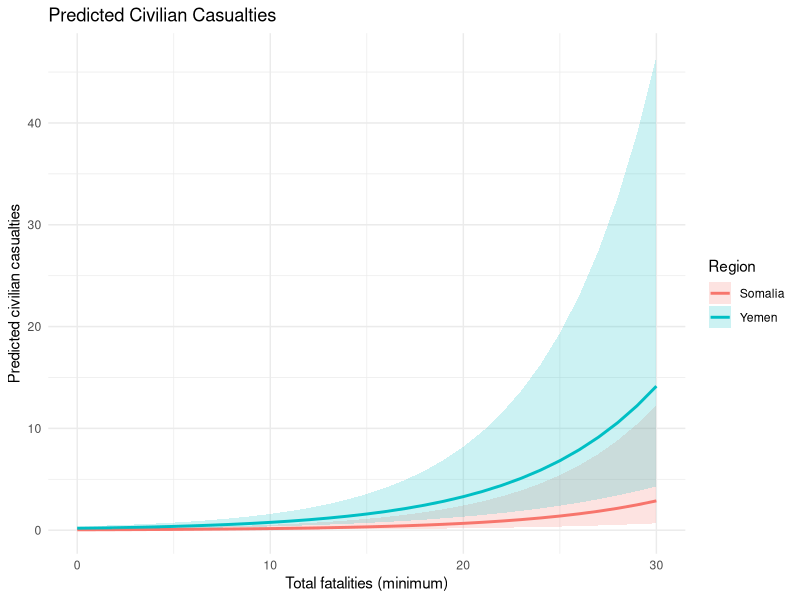
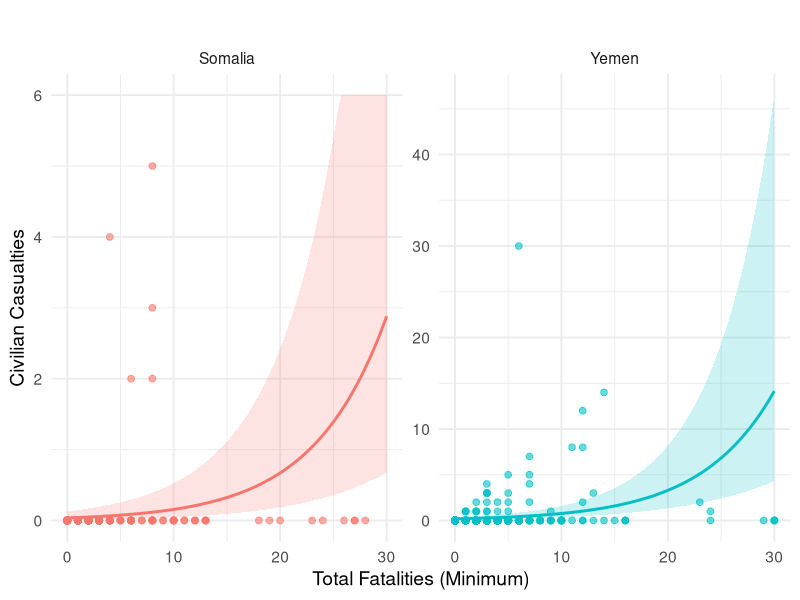
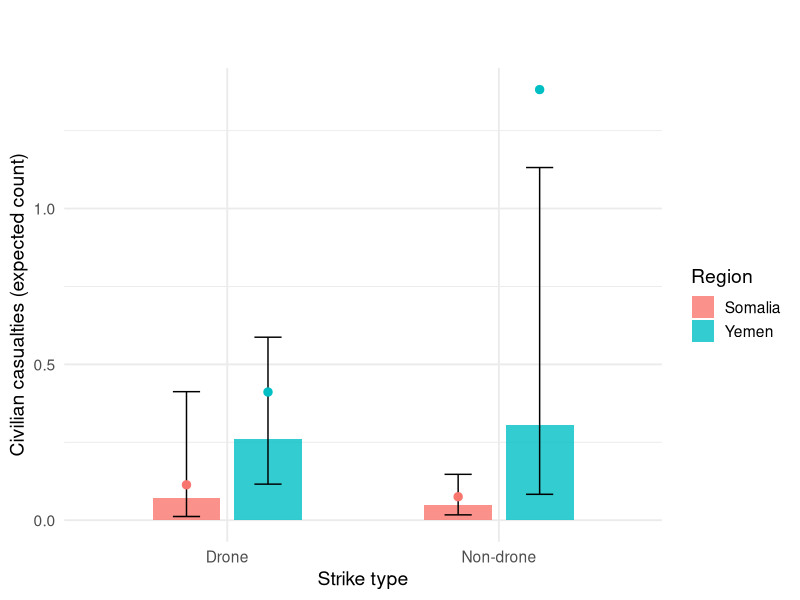
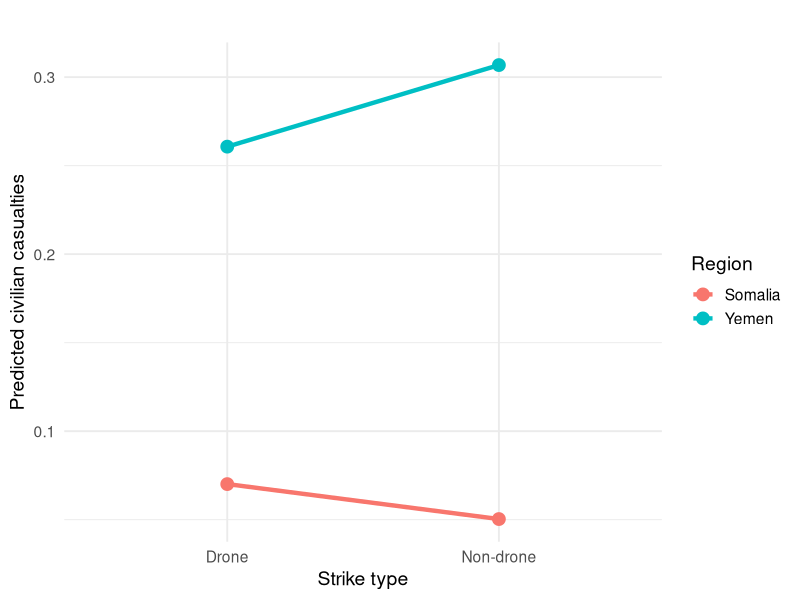
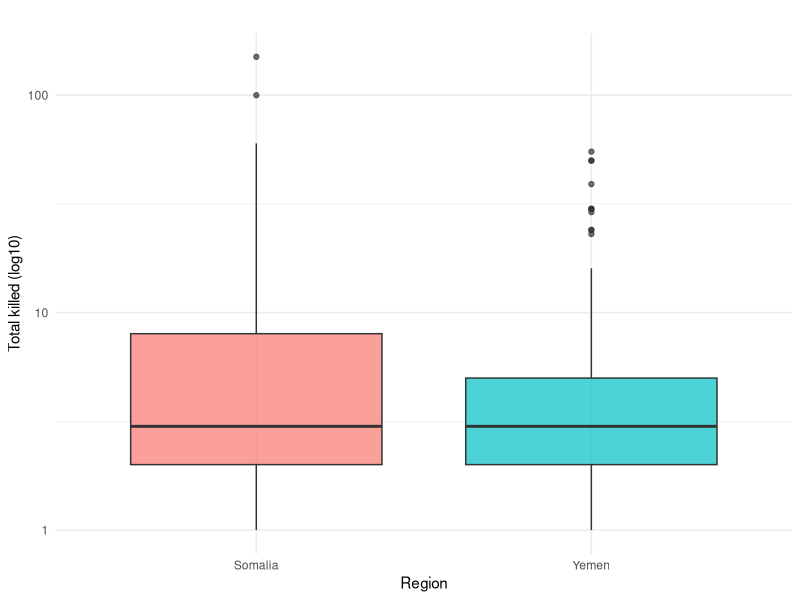
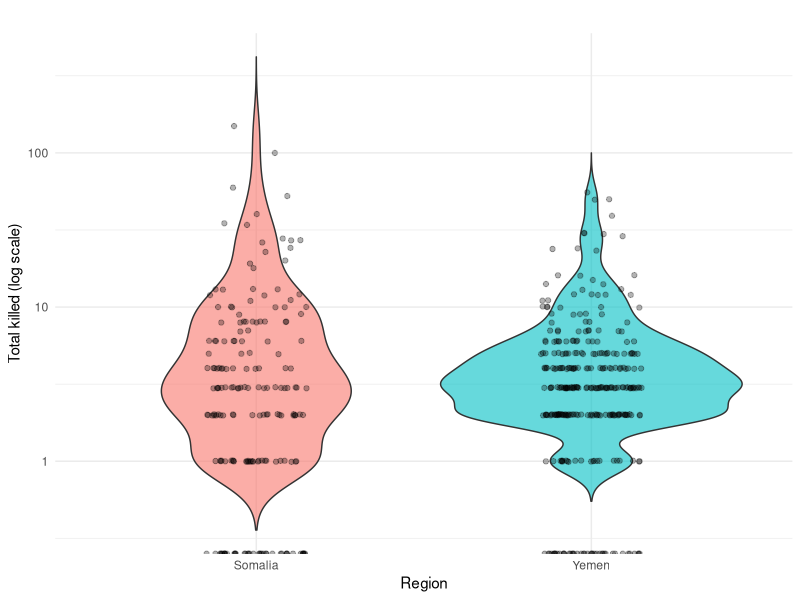
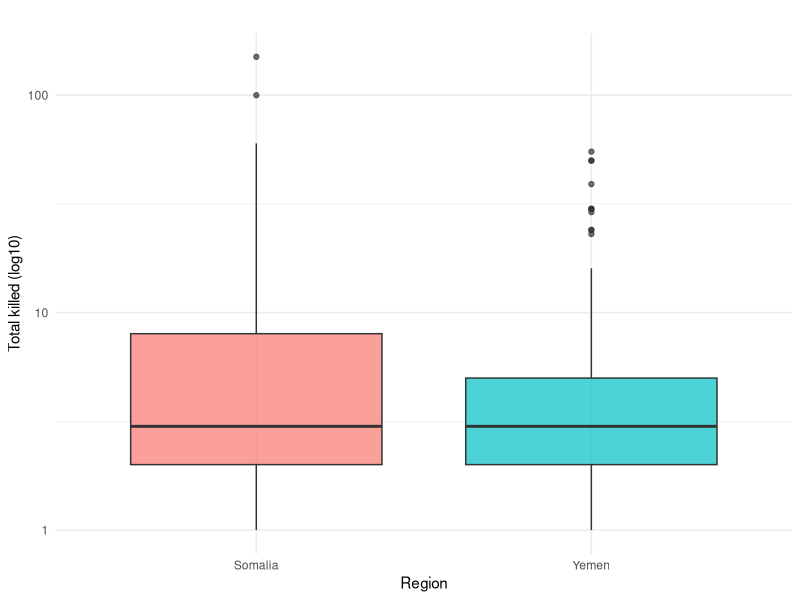

Recreate these plots in R, in order.
## ---- chunk 1
#| echo: false
#| message: false
#| warning: false
#| error: false



library(readxl)
library(dplyr)
library(stringr)
library(MASS)
library(broom)

###############################################
## 1. Read in Somalia & Yemen data
###############################################


somalia_raw <- read_excel("us-strikes-in-somalia-2007-to-present.xlsx",
                          sheet = "All US actions")

yemen_raw   <- read_excel("us-strikes-in-yemen-2002-to-present (2).xlsx",
                          sheet = "All US actions")

###############################################
## 2. Clean & harmonize variables
###############################################

## 2.1 Somalia
somalia <- somalia_raw %>%
  transmute(
    region        = "Somalia",
    date          = as.Date(Date),
    location      = Location,
    
    # Drone indicator
    drone         = if_else(`Drone strike` == 1, 1L, 0L),
    
    # US confirmed vs possible
    us_confirmed  = if_else(`Confirmed/\npossible US strike` == "Confirmed", 1L, 0L),
    
    # Strike counts
    min_strikes   = as.numeric(`Minimum strikes`),
    max_strikes   = as.numeric(`Maximum strikes`),
    
    # Casualty counts
    min_killed        = as.numeric(`Minimum people killed`),
    max_killed        = as.numeric(`Maximum people killed`),
    min_civilians     = as.numeric(`Minimum civilians killed`),
    max_civilians     = as.numeric(`Maximum civilians killed`),
    
    min_children      = as.numeric(`Minimum children killed`),
    max_children      = as.numeric(`Maximum children killed`),
    
    min_injured       = as.numeric(`Minimum people injured`),
    max_injured       = as.numeric(`Maximum people injured`)
  )

## 2.2 Yemen
yemen <- yemen_raw %>%
  transmute(
    region        = "Yemen",
    date          = as.Date(Date),
    location      = Location,
    
    drone         = if_else(`Drone strike` == 1, 1L, 0L),
    
    us_confirmed  = if_else(`Confirmed/\npossible US attack?` == "Confirmed", 1L, 0L),
    
    min_strikes   = as.numeric(`Minimum number of strikes`),
    max_strikes   = as.numeric(`Maximum number of strikes`),
    
    min_killed        = as.numeric(`Minimum people killed`),
    max_killed        = as.numeric(`Maximum people killed`),
    min_civilians     = as.numeric(`Minimum civilians reported killed`),
    max_civilians     = as.numeric(`Maximum civilians reported killed`),
    
    min_children      = as.numeric(`Minimum children reported killed`),
    max_children      = as.numeric(`Maximum children reported killed`),
    
    min_injured       = as.numeric(`Minimum people injured`),
    max_injured       = as.numeric(`Maximum people injured`)
  )

###############################################
## 3. Combine datasets and construct analysis variables
###############################################

combined <- bind_rows(somalia, yemen) %>%
  mutate(
    # Make sure region is a factor and pick the reference category
    region = factor(region, levels = c("Somalia", "Yemen")),
    
    # Basic sanity for strikes & casualties
    min_strikes = if_else(is.na(min_strikes), 0, min_strikes),
    max_strikes = if_else(is.na(max_strikes), min_strikes, max_strikes),
    
    min_killed  = if_else(is.na(min_killed), 0, min_killed),
    max_killed  = if_else(is.na(max_killed), min_killed, max_killed),
    
    min_civilians = if_else(is.na(min_civilians), 0, min_civilians),
    max_civilians = if_else(is.na(max_civilians), min_civilians, max_civilians),
    
    ########################################
    ## Main variables for your hypotheses ##
    ########################################
    
    # Civilian casualties (using minimum estimate as the count outcome)
    civilian_casualties = min_civilians,
    
    # Total killed (using minimum estimate)
    total_killed        = min_killed,
    
    # Reporting uncertainty (as you defined)
    uncertainty_killed  = max_killed - min_killed
  )

# Optionally restrict to rows with non-missing outcome variables
combined_model <- combined %>%
  filter(!is.na(civilian_casualties),
         !is.na(uncertainty_killed),
         !is.na(min_strikes),
         !is.na(total_killed))
## ---- chunk 2
#| echo: false

library(knitr)

vars <- data.frame(
  Variable = c("Civilian casualties", "Region", "Drone", "US confirmed",
               "Minimum strikes", "Total killed"),
  Description = c(
    "Number of civilians reported killed in the strike (outcome variable).",
    "Country where the strike occurred (Somalia or Yemen).",
    "Indicates whether the strike was carried out by a drone (1 = drone).",
    "Whether the strike was officially confirmed by the U.S. government.",
    "Minimum number of strike events associated with the record.",
    "Minimum number of total fatalities (civilians + militants)."
  )
)

kable(vars, caption = "Variable Definitions")
## ---- chunk 3
mean_civ <- mean(combined_model$civilian_casualties)
var_civ  <- var(combined_model$civilian_casualties)

c(mean = mean_civ, variance = var_civ)
## ---- chunk 4
#| message: false
#| warning: false
#| error: false  

library(MASS)
library(AER)   # for dispersiontest

# Poisson version of H1 model
pois_h1 <- glm(
  civilian_casualties ~ region + drone + us_confirmed + 
    min_strikes + total_killed,
  family = poisson(link = "log"),
  data = combined_model
)

# 3a. Quick dispersion estimate: residual deviance / df
dispersion_est <- pois_h1$deviance / pois_h1$df.residual
dispersion_est

# 3b. Formal test
dispersiontest(pois_h1)






## ---- chunk 5
#| error: false
#| warning: false
#| message: false


library(dplyr)
library(stringr)
library(MASS)
library(broom)



###############################################
## 4. Negative binomial models for hypotheses
###############################################

# NOTE: we are using negative binomial ONLY .

################################
## Hypothesis 1: Civilian Harm ##
################################
# H0: Somalia and Yemen do not have significantly different civilian casualty rates,
#     controlling for strike characteristics.
# H1: They do differ.

model_h1 <- glm.nb(
  civilian_casualties ~ region + drone + us_confirmed + min_strikes + total_killed,
  data = combined_model
)

summary(model_h1)
tidy(model_h1, exponentiate = TRUE, conf.int = TRUE)  # IRR-style output




## ---- chunk 6
#| warning: false
#| error: false



##################################
## Hypothesis 2: Drone Effectiveness ##
##################################
# H0: The effect of drone strikes on civilian casualties does NOT differ between Somalia and Yemen.
# H1: The effect of drone strikes DOES differ between Somalia and Yemen.
# -> Include interaction term drone:region

model_h2 <- glm.nb(
  civilian_casualties ~ drone * region + us_confirmed + min_strikes + total_killed,
  data = combined_model
)

summary(model_h2)
tidy(model_h2, exponentiate = TRUE, conf.int = TRUE)
## ---- chunk 7
#| warning: false
#| error: false
#| message: false
##################################
## Hypothesis 3: Reporting Uncertainty ##
##################################
# H0: The level of uncertainty in casualty reporting does not differ between Somalia and Yemen.
# H1: It does differ.
# Outcome: uncertainty_killed

model_h3 <- glm.nb(
  uncertainty_killed ~ region + drone + us_confirmed + min_strikes,
  data = combined_model
)

summary(model_h3)
tidy(model_h3, exponentiate = TRUE, conf.int = TRUE)

###############################################
## 5. Optional: quick descriptive checks
###############################################

# Mean civilian casualties by region & drone status
combined_model %>%
  group_by(region, drone) %>%
  summarise(
    mean_civilian_casualties = mean(civilian_casualties, na.rm = TRUE),
    n = n(),
    .groups = "drop"
  )

# Mean uncertainty by region
combined_model %>%
  group_by(region) %>%
  summarise(
    mean_uncertainty = mean(uncertainty_killed, na.rm = TRUE),
    n = n(),
    .groups = "drop"
  )

## ---- chunk 8
#| echo: false
#| warning: false
#| message: false


library(dplyr)
library(ggplot2)

# We assume model_h1 is already fitted:
# model_h1 <- glm.nb(
#   civilian_casualties ~ region + drone + us_confirmed + min_strikes + total_killed,
#   data = combined_model
# )

# 1. Create a grid of values to predict on
#    - Vary total_killed
#    - Hold other covariates at typical values
total_seq <- seq(from = 0, to = 30, by = 1)   # adjust max if needed

newdata_h1 <- expand.grid(
  region       = c("Somalia", "Yemen"),
  drone        = 1,   # assume drone strike; change to 0 if you want non-drone
  us_confirmed = 1,   # assume confirmed U.S. strike
  min_strikes  = 1,   # typical number of strikes
  total_killed = total_seq
)

# 2. Get predicted civilian casualties from the model
pred_h1 <- predict(
  model_h1,
  newdata = newdata_h1,
  type = "link",
  se.fit = TRUE
)

# 3. Add predictions (on response scale) + CIs back to data frame
newdata_h1 <- newdata_h1 %>%
  mutate(
    fit_link  = pred_h1$fit,
    se_link   = pred_h1$se.fit,
    # convert from log scale to count scale
    pred_civ  = exp(fit_link),
    lower_ci  = exp(fit_link - 1.96 * se_link),
    upper_ci  = exp(fit_link + 1.96 * se_link)
  )

# 4. Plot predicted civilian casualties vs. total_killed, by region
ggplot(newdata_h1, aes(x = total_killed, y = pred_civ, color = region)) +
  geom_line(size = 1) +
  geom_ribbon(aes(ymin = lower_ci, ymax = upper_ci, fill = region),
              alpha = 0.2, color = NA) +
  labs(
    x = "Total fatalities (minimum)",
    y = "Predicted civilian casualties",
    color = "Region",
    fill  = "Region",
    title = "Predicted Civilian Casualties"
  ) +
  theme_minimal()

## ---- chunk 9
#| echo: false
#| warning: false
#| message: false

library(dplyr)
library(ggplot2)

# 1. Restrict to a reasonable range for plotting
plot_data <- combined_model %>%
  filter(total_killed <= 30)

max_killed_plot <- max(plot_data$total_killed, na.rm = TRUE)

# 2. Prediction grid
total_seq <- seq(0, max_killed_plot, length.out = 100)

newdata_h1 <- expand.grid(
  region       = c("Somalia", "Yemen"),
  drone        = 1,
  us_confirmed = 1,
  min_strikes  = 1,
  total_killed = total_seq
)

# 3. Model predictions
pred_h1 <- predict(model_h1, newdata_h1, type = "link", se.fit = TRUE)

newdata_h1 <- newdata_h1 %>%
  mutate(
    fit      = exp(pred_h1$fit),
    lower_ci = exp(pred_h1$fit - 1.96 * pred_h1$se.fit),
    upper_ci = exp(pred_h1$fit + 1.96 * pred_h1$se.fit)
  )

# 4. Clamp SOMALIA predictions to 0–6 for readability
newdata_h1 <- newdata_h1 %>%
  mutate(
    fit      = ifelse(region == "Somalia", pmin(fit, 6), fit),
    lower_ci = ifelse(region == "Somalia", pmin(lower_ci, 6), lower_ci),
    upper_ci = ifelse(region == "Somalia", pmin(upper_ci, 6), upper_ci)
  )

# 5. Plot
ggplot() +
  geom_point(
    data = plot_data,
    aes(x = total_killed, y = civilian_casualties, color = region),
    alpha = 0.6,
    size  = 2
  ) +
  geom_line(
    data = newdata_h1,
    aes(x = total_killed, y = fit, color = region),
    size = 1
  ) +
  geom_ribbon(
    data = newdata_h1,
    aes(x = total_killed, ymin = lower_ci, ymax = upper_ci, fill = region),
    alpha = 0.2,
    color = NA
  ) +
  facet_wrap(~ region, scales = "free_y") +   # <<< key: SOMALIA gets y = 0–6
  labs(
    title = " ",
  
    x = "Total Fatalities (Minimum)",
    y = "Civilian Casualties"
  ) +
  theme_minimal(base_size = 14) +
  theme(
    legend.position = "none",
    plot.title = element_text(face = "bold")
  )

## ---- chunk 10
#| echo: false
#| warning: false
#| message: false

library(dplyr)
library(ggplot2)

# H2 model should already be fitted as:
# model_h2 <- glm.nb(
#   civilian_casualties ~ drone * region + us_confirmed + min_strikes + total_killed,
#   data = combined_model
# )

# 1. Choose typical values for controls
mean_total_killed  <- mean(combined_model$total_killed,  na.rm = TRUE)
mean_min_strikes   <- mean(combined_model$min_strikes,   na.rm = TRUE)

# 2. Create prediction grid: region x drone (0/1)
newdata_h2 <- expand.grid(
  region       = c("Somalia", "Yemen"),
  drone        = c(0, 1),
  us_confirmed = 1,                      # assume confirmed US strike
  min_strikes  = mean_min_strikes,       # typical number of strikes
  total_killed = mean_total_killed       # typical total fatalities
)

# 3. Get model predictions + CI (on response scale)
pred_h2 <- predict(model_h2, newdata_h2, type = "link", se.fit = TRUE)

newdata_h2 <- newdata_h2 %>%
  mutate(
    drone_label = ifelse(drone == 1, "Drone", "Non-drone"),
    fit_link    = pred_h2$fit,
    se_link     = pred_h2$se.fit,
    pred_civ    = exp(fit_link),
    lower_ci    = exp(fit_link - 1.96 * se_link),
    upper_ci    = exp(fit_link + 1.96 * se_link)
  )

# 4. Also compute observed means for reference
obs_means <- combined_model %>%
  group_by(region, drone) %>%
  summarise(
    mean_civ = mean(civilian_casualties, na.rm = TRUE),
    .groups  = "drop"
  ) %>%
  mutate(
    drone_label = ifelse(drone == 1, "Drone", "Non-drone")
  )

# 5. Plot: H2 interaction (model predictions + observed means)
ggplot(newdata_h2, aes(x = drone_label, y = pred_civ, fill = region)) +
  # model predicted mean + CI
  geom_col(position = position_dodge(width = 0.6), width = 0.5, alpha = 0.8) +
  geom_errorbar(
    aes(ymin = lower_ci, ymax = upper_ci),
    position = position_dodge(width = 0.6),
    width = 0.2
  ) +
  # observed mean as points
  geom_point(
    data = obs_means,
    aes(x = drone_label, y = mean_civ, color = region),
    position = position_dodge(width = 0.6),
    size = 2.5,
    show.legend = FALSE
  ) +
  labs(
    title    = " ",
    subtitle = "",
    x        = "Strike type",
    y        = "Civilian casualties (expected count)",
    fill     = "Region"
  ) +
  theme_minimal(base_size = 14) +
  theme(
    plot.title    = element_text(face = "bold"),
    plot.subtitle = element_text(size = 11)
  )

## ---- chunk 11
#| echo: false
#| warning: false
#| message: false


library(dplyr)
library(ggplot2)

# Typical values
mean_total_killed <- mean(combined_model$total_killed,  na.rm = TRUE)
mean_min_strikes  <- mean(combined_model$min_strikes,   na.rm = TRUE)

# Prediction grid
newdata_h2 <- expand.grid(
  region       = c("Somalia", "Yemen"),
  drone        = c(0, 1),
  us_confirmed = 1,
  min_strikes  = mean_min_strikes,
  total_killed = mean_total_killed
)

# Predictions
pred <- predict(model_h2, newdata_h2, type = "response")

newdata_h2 <- newdata_h2 %>%
  mutate(
    drone_label = ifelse(drone == 1, "Drone", "Non-drone"),
    pred_civ    = pred
  )

# Interaction plot WITHOUT error bars
ggplot(newdata_h2, aes(x = drone_label, y = pred_civ, color = region, group = region)) +
  geom_line(size = 1.5) +
  geom_point(size = 4) +
  labs(
    title = "",
    
    x = "Strike type",
    y = "Predicted civilian casualties",
    color = "Region"
  ) +
  theme_minimal(base_size = 14) +
  theme(
    plot.title = element_text(face = "bold"),
    plot.subtitle = element_text(size = 11)
  )


## ---- chunk 12
#| include: false
combined_model %>% 
  arrange(desc(total_killed)) %>% 
  head(10)




## ---- chunk 13
#| echo: false
#| warning: false
#| message: false
ggplot(combined_model, aes(x = region, y = total_killed, fill = region)) +
  geom_boxplot(alpha = 0.7) +
  scale_y_log10() +
  labs(
    title = "",
    x = "Region",
    y = "Total killed (log10)"
  ) +
  theme_minimal() +
  theme(legend.position = "none")

ggsave("boxplot_total_killed.png", width = 6, height = 4, dpi = 300)


## ---- chunk 14
#| echo: false
#| warning: false
#| message: false
ggplot(combined_model, aes(x = region, y = total_killed, fill = region)) +
  geom_violin(alpha = 0.6, trim = FALSE) +
  geom_jitter(width = 0.15, alpha = 0.3) +
  scale_y_log10() +   # optional but recommended
  labs(
    title = " ",
    x = "Region",
    y = "Total killed (log scale)"
  ) +
  theme_minimal() +
  theme(legend.position = "none")
